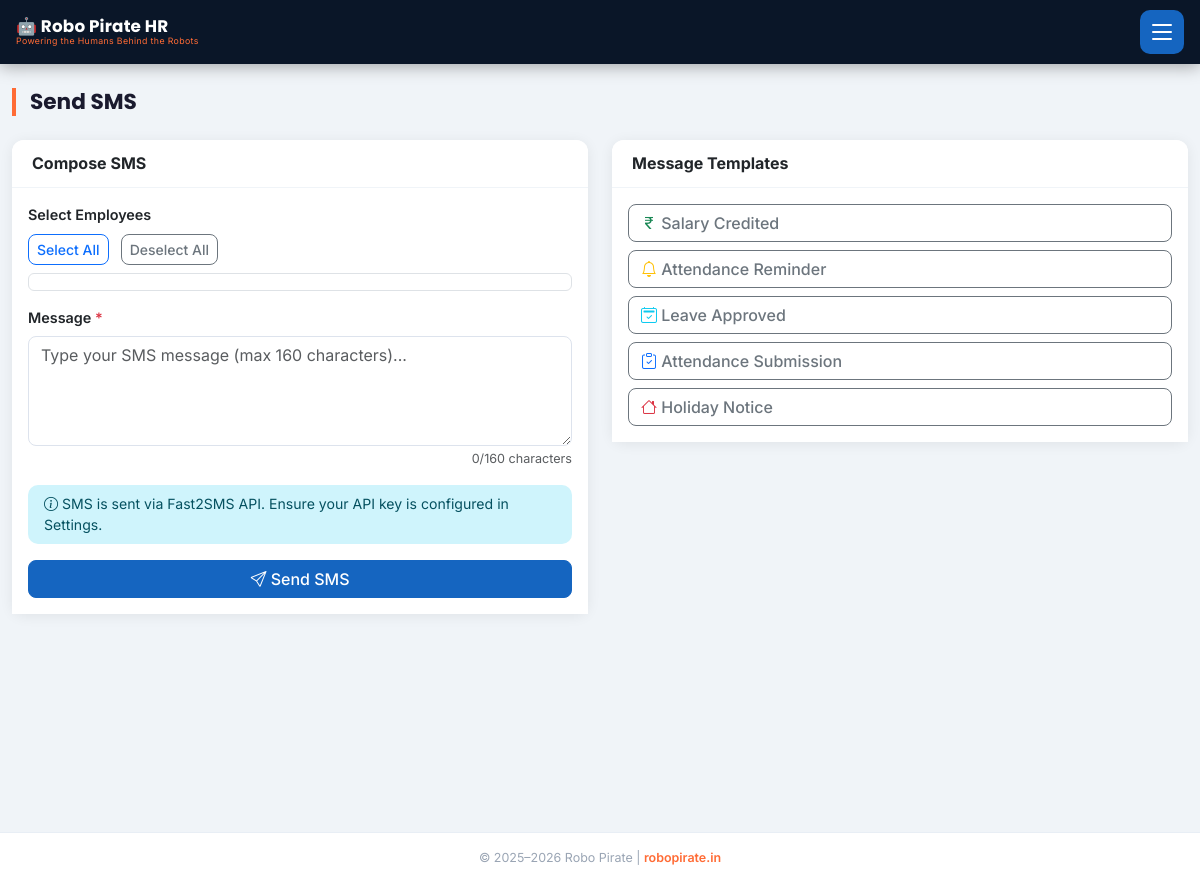
The page /sms (signed in) on the database as committed earlier.
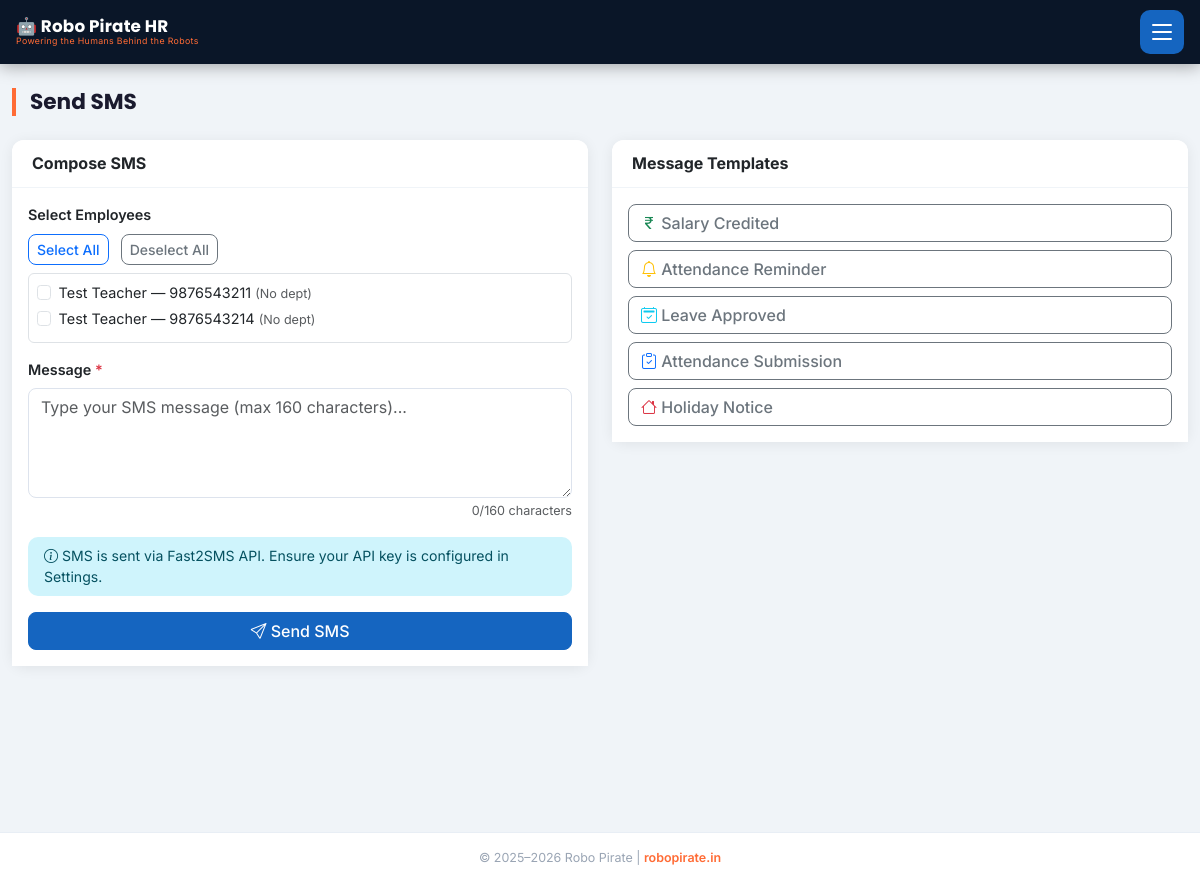
The same page on the database as committed later.
### models.py (models this page shows, shortened)
class Employee(db.Model):
    __tablename__ = 'employees'
    id = db.Column(db.Integer, primary_key=True)
    emp_id = db.Column(db.String(20), unique=True, nullable=False)
    name = db.Column(db.String(100), nullable=False)
    phone = db.Column(db.String(15), unique=True, nullable=False)
    email = db.Column(db.String(120))
    department_id = db.Column(db.Integer, db.ForeignKey('departments.id'))
    designation = db.Column(db.String(100))
    employee_type = db.Column(db.String(20), default='full_time')  # full_time, contract, part_time
    basic_salary = db.Column(db.Float, default=0.0)
    joining_date = db.Column(db.Date, default=date.today)
    is_active = db.Column(db.Boolean, default=True)
    is_approved = db.Column(db.Boolean, default=False)  # Admin approval required for self-registered
    bank_name = db.Column(db.String(100))
    account_number = db.Column(db.String(30))
    ifsc_code = db.Column(db.String(20))
    pan_number = db.Column(db.String(20))
    aadhar_number = db.Column(db.String(20))
    attendances = db.relationship('Attendance', backref='employee', lazy=True)
    leaves = db.relationship('Leave', backref='employee', lazy=True)
    payrolls = db.relationship('Payroll', backref='employee', lazy=True)
    advances = db.relationship('Advance', backref='employee', lazy=True)
    schools = db.relationship('School', secondary=employee_schools, lazy=True,
                              backref=db.backref('assigned_employees', lazy=True))

### blueprints/admin.py (the view, shortened to what this page needs)
@bp.route('/sms', methods=['GET', 'POST'])
@login_required
def sms_panel():
    emps = Employee.query.filter_by(is_active=True).order_by(Employee.name).all()
    return render_template('sms.html', employees=emps)

### app.py (called while the page is built)
@app.context_processor
def inject_now():
    return {'now': datetime.now}

@app.before_request
def load_persisted_config():
    global _persisted_config_loaded
    if not _persisted_config_loaded:
        persisted_key = AppConfig.get('FAST2SMS_API_KEY')
        if persisted_key:
            app.config['FAST2SMS_API_KEY'] = persisted_key
        _persisted_config_loaded = True

@login_manager.user_loader
def load_user(user_id):
    return User.query.get(int(user_id))

@app.before_request
def restrict_employee_to_portal():
    if current_user.is_authenticated and not current_user.is_admin:
        allowed = ('/portal', '/employee', '/static', '/api', '/logout')
        if request.path != '/' and not request.path.startswith(allowed):
            return redirect(url_for('portal.portal_dashboard'))

### templates/sms.html (shortened to what this page needs)
{% extends 'base.html' %}
{% block content %}
<div class="container-fluid py-4">
  <h4 class="page-header mb-4">Send SMS</h4>
  <div class="row g-4">
    <div class="col-lg-6">
      <div class="card border-0 shadow-sm">
        <div class="card-header bg-white border-bottom">
          <h6 class="mb-0 fw-bold">Compose SMS</h6>
        </div>
        <div class="card-body">
          <form method="POST">
            <div class="mb-3">
              <label class="form-label fw-semibold">Select Employees</label>
              <div class="mb-2">
                <button type="button" class="btn btn-sm btn-outline-primary me-2" onclick="selectAll(true)">Select All</button>
                <button type="button" class="btn btn-sm btn-outline-secondary" onclick="selectAll(false)">Deselect All</button>
              </div>
              <div class="border rounded p-2" style="max-height:250px; overflow-y:auto">
                {% for emp in employees %}
                <div class="form-check">
                  <input type="checkbox" name="employee_ids" value="{{ emp.id }}"
                         class="form-check-input emp-check" id="emp_{{ emp.id }}">
                  <label class="form-check-label" for="emp_{{ emp.id }}">
                    {{ emp.name }} — {{ emp.phone }}
                    <span class="text-muted small">({{ emp.dept.name if emp.dept else 'No dept' }})</span>
                  </label>
                </div>
                {% endfor %}
              </div>
            </div>
            <div class="mb-3">
              <label class="form-label fw-semibold">Message <span class="text-danger">*</span></label>
              <textarea name="message" class="form-control" rows="4" maxlength="160"
                        placeholder="Type your SMS message (max 160 characters)..."
                        oninput="updateCount(this)" required></textarea>
              <div class="text-end text-muted small mt-1"><span id="charCount">0</span>/160 characters</div>
            </div>
            <div class="alert alert-info py-2 small">
              <i class="bi bi-info-circle"></i>
              SMS is sent via Fast2SMS API. Ensure your API key is configured in Settings.
            </div>
            <button type="submit" class="btn btn-primary w-100">
              <i class="bi bi-send"></i> Send SMS
            </button>
          </form>
        </div>
      </div>
    </div>
    <div class="col-lg-6">
      <div class="card border-0 shadow-sm">
        <div class="card-header bg-white border-bottom">
          <h6 class="mb-0 fw-bold">Message Templates</h6>
        </div>
        <div class="card-body d-grid gap-2">
          <button class="btn btn-outline-secondary text-start" onclick="setTemplate('Your salary for this month has been credited to your bank account. - HR Team')">
            <i class="bi bi-currency-rupee text-success"></i> Salary Credited
          </button>
          <button class="btn btn-outline-secondary text-start" onclick="setTemplate('This is a reminder that tomorrow is a working day. Please be present on time. - HR Team')">
            <i class="bi bi-bell text-warning"></i> Attendance Reminder
          </button>
          <button class="btn btn-outline-secondary text-start" onclick="setTemplate('Your leave application has been approved. - HR Team')">
            <i class="bi bi-calendar2-check text-info"></i> Leave Approved
          </button>
          <button class="btn btn-outline-secondary text-start" onclick="setTemplate('Please submit your attendance for this week. - HR Team')">
            <i class="bi bi-clipboard-check text-primary"></i> Attendance Submission
          </button>
          <button class="btn btn-outline-secondary text-start" onclick="setTemplate('Holiday notice: The office will be closed tomorrow. - HR Team')">
            <i class="bi bi-house text-danger"></i> Holiday Notice
          </button>
        </div>
      </div>
    </div>
  </div>
</div>
{% endblock %}

Rows that differ between the two databases and show on the page:
added Employee: name "Test Teacher", phone "9876543211", dept "No dept"
added Employee: name "Test Teacher", phone "9876543214", dept "No dept"
